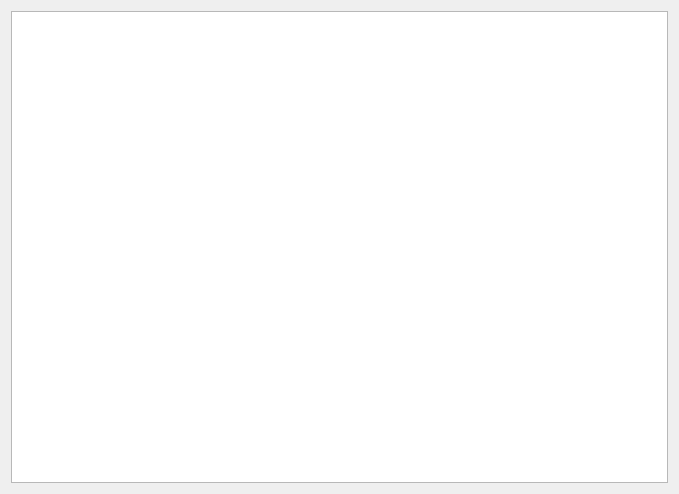
<?xml version="1.0" encoding="UTF-8"?>
<ui version="4.0">
 <class>FileTransferDialog</class>
 <widget class="QDialog" name="FileTransferDialog">
  <property name="geometry">
   <rect>
    <x>0</x>
    <y>0</y>
    <width>679</width>
    <height>494</height>
   </rect>
  </property>
  <property name="windowTitle">
   <string>文件下载</string>
  </property>
  <layout class="QVBoxLayout" name="verticalLayout">
   <item>
    <widget class="QTreeView" name="treeView">
     <property name="headerHidden">
      <bool>true</bool>
     </property>
    </widget>
   </item>
  </layout>
 </widget>
 <resources/>
 <connections/>
</ui>
